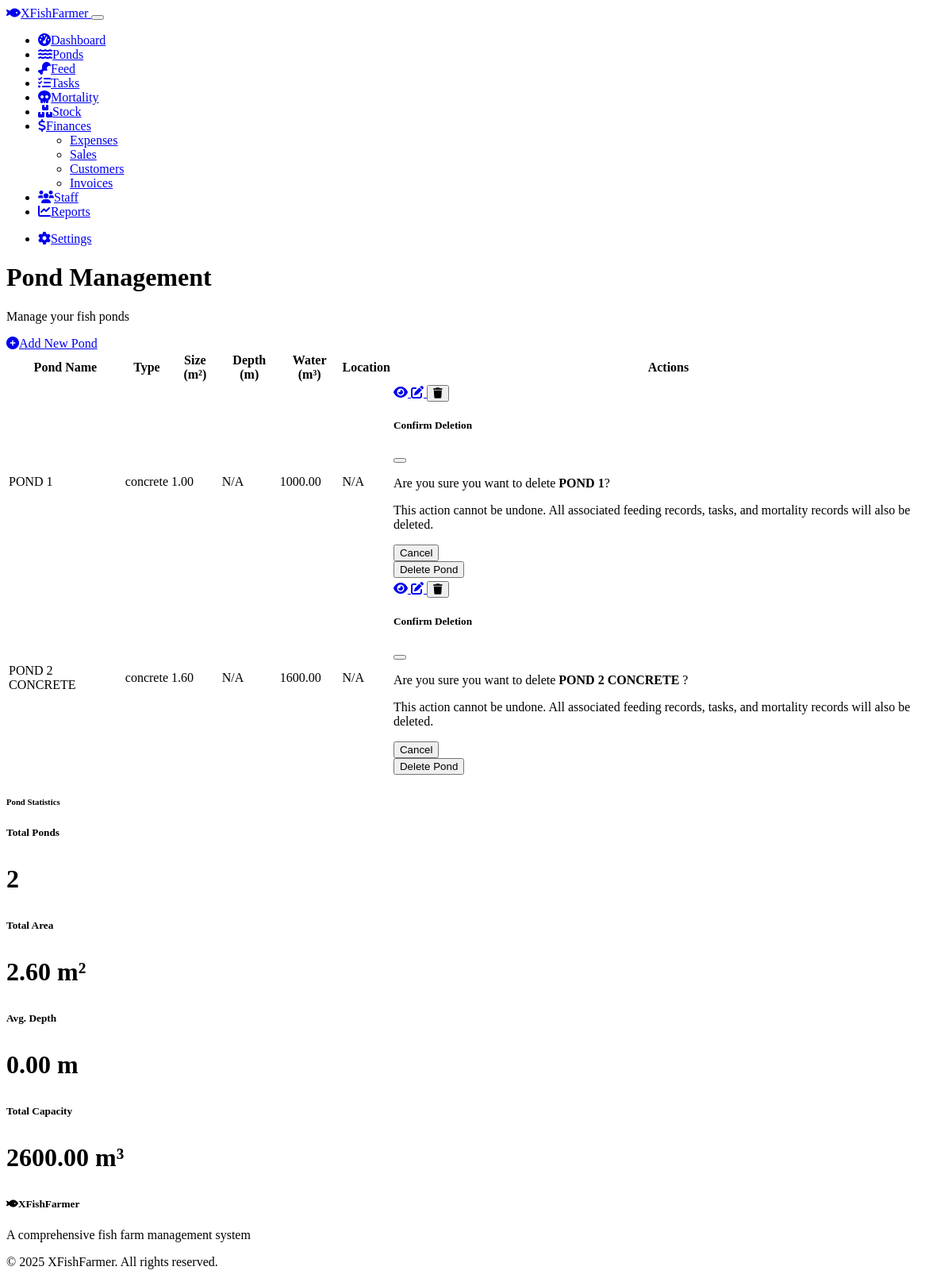
Screenshot of /ponds with the database file from the repository.
### models.py (models this page shows, shortened)
class Pond(db.Model):
    id = db.Column(db.Integer, primary_key=True)
    name = db.Column(db.String(100), nullable=False)
    size = db.Column(db.Float, nullable=False)  # Size in square meters
    water_capacity = db.Column(db.Float, nullable=False)  # Capacity in liters
    depth = db.Column(db.Float, nullable=True)  # Depth in meters
    pond_type = db.Column(db.String(50), nullable=False)  # e.g., freshwater, saltwater
    location = db.Column(db.String(100), nullable=True)
    notes = db.Column(db.Text, nullable=True)
    date_created = db.Column(db.DateTime, default=datetime.utcnow)
    date_updated = db.Column(db.DateTime, default=datetime.utcnow, onupdate=datetime.utcnow)
    feeds = db.relationship('Feed', backref='pond', lazy=True, cascade="all, delete-orphan")
    tasks = db.relationship('Task', backref='pond', lazy=True, cascade="all, delete-orphan")
    mortalities = db.relationship('Mortality', backref='pond', lazy=True, cascade="all, delete-orphan")
    stocks = db.relationship('Stock', backref='pond', lazy=True, cascade="all, delete-orphan")

### routes.py (the view)
@app.route('/ponds')
def ponds():
    ponds = Pond.query.all()
    return render_template('ponds/index.html', ponds=ponds)

### templates/ponds/index.html (shortened to what this page needs)
{% extends "layout.html" %}
{% block page_title %}Pond Management{% endblock %}
{% block content %}
<div class="row mb-4">
    <div class="col-12">
        <div class="d-flex justify-content-between align-items-center">
            <p class="lead">Manage your fish ponds</p>
            <a href="{{ url_for('create_pond') }}" class="btn btn-primary">
                <i class="fas fa-plus-circle me-2"></i>Add New Pond
            </a>
        </div>
    </div>
</div>
<div class="row">
    <div class="col-12">
        <div class="card shadow">
            <div class="card-body">
                {% if ponds %}
                <div class="table-responsive">
                    <table class="table table-hover">
                        <thead>
                            <tr>
                                <th>Pond Name</th>
                                <th>Type</th>
                                <th>Size (m²)</th>
                                <th>Depth (m)</th>
                                <th>Water (m³)</th>
                                <th>Location</th>
                                <th>Actions</th>
                            </tr>
                        </thead>
                        <tbody>
                            {% for pond in ponds %}
                            <tr>
                                <td>{{ pond.name }}</td>
                                <td>{{ pond.pond_type }}</td>
                                <td>{{ "%.2f"|format(pond.size) }}</td>
                                <td>{{ "%.2f"|format(pond.depth) if pond.depth else "N/A" }}</td>
                                <td>{{ "%.2f"|format(pond.water_capacity) }}</td>
                                <td>{{ pond.location or "N/A" }}</td>
                                <td>
                                    <div class="btn-group">
                                        <a href="{{ url_for('view_pond', pond_id=pond.id) }}" class="btn btn-sm btn-info">
                                            <i class="fas fa-eye"></i>
                                        </a>
                                        <a href="{{ url_for('edit_pond', pond_id=pond.id) }}" class="btn btn-sm btn-warning">
                                            <i class="fas fa-edit"></i>
                                        </a>
                                        <button type="button" class="btn btn-sm btn-danger" data-bs-toggle="modal" data-bs-target="#deletePondModal{{ pond.id }}">
                                            <i class="fas fa-trash"></i>
                                        </button>
                                    </div>
                                    <div class="modal fade" id="deletePondModal{{ pond.id }}" tabindex="-1" aria-labelledby="deletePondModalLabel{{ pond.id }}" aria-hidden="true">
                                        <div class="modal-dialog">
                                            <div class="modal-content">
                                                <div class="modal-header">
                                                    <h5 class="modal-title" id="deletePondModalLabel{{ pond.id }}">Confirm Deletion</h5>
                                                    <button type="button" class="btn-close" data-bs-dismiss="modal" aria-label="Close"></button>
                                                </div>
                                                <div class="modal-body">
                                                    <p>Are you sure you want to delete <strong>{{ pond.name }}</strong>?</p>
                                                    <p class="text-danger">This action cannot be undone. All associated feeding records, tasks, and mortality records will also be deleted.</p>
                                                </div>
                                                <div class="modal-footer">
                                                    <button type="button" class="btn btn-secondary" data-bs-dismiss="modal">Cancel</button>
                                                    <form action="{{ url_for('delete_pond', pond_id=pond.id) }}" method="POST">
                                                        <button type="submit" class="btn btn-danger">Delete Pond</button>
                                                    </form>
                                                </div>
                                            </div>
                                        </div>
                                    </div>
                                </td>
                            </tr>
                            {% endfor %}
                        </tbody>
                    </table>
                </div>
                {% endif %}
            </div>
        </div>
    </div>
</div>
{% if ponds %}
<div class="row mt-4">
    <div class="col-12">
        <div class="card shadow">
            <div class="card-header py-3">
                <h6 class="m-0 font-weight-bold">Pond Statistics</h6>
            </div>
            <div class="card-body">
                <div class="row g-4">
                    <div class="col-md-3">
                        <div class="card text-center">
                            <div class="card-body">
                                <h5 class="card-title">Total Ponds</h5>
                                <p class="stat-value">{{ ponds|length }}</p>
                            </div>
                        </div>
                    </div>
                    <div class="col-md-3">
                        <div class="card text-center">
                            <div class="card-body">
                                <h5 class="card-title">Total Area</h5>
                                <p class="stat-value">{{ "%.2f"|format(ponds|sum(attribute='size')) }} m²</p>
                            </div>
                        </div>
                    </div>
                    <div class="col-md-3">
                        <div class="card text-center">
                            <div class="card-body">
                                <h5 class="card-title">Avg. Depth</h5>
                                <p class="stat-value">
                                    {% set total_depth = 0 %}
                                    {% for pond in ponds %}
                                        {% if pond.depth %}
                                            {% set total_depth = total_depth + pond.depth %}
                                        {% endif %}
                                    {% endfor %}
                                    {{ "%.2f"|format(total_depth / ponds|length) if ponds|length > 0 else "N/A" }} m</p>
                            </div>
                        </div>
                    </div>
                    <div class="col-md-3">
                        <div class="card text-center">
                            <div class="card-body">
                                <h5 class="card-title">Total Capacity</h5>
                                <p class="stat-value">{{ "%.2f"|format(ponds|sum(attribute='water_capacity')) }} m³</p>
                            </div>
                        </div>
                    </div>
                </div>
            </div>
        </div>
    </div>
</div>
{% endif %}
{% endblock %}

### static/css/custom.css (style rules this page uses)
.table-responsive { overflow-x: auto; -webkit-overflow-scrolling: touch; }
.stat-value { font-size: 2rem; font-weight: bold; }

### rows the page displays
Pond: name "POND 1", pond_type "concrete", size "1.00", depth "N/A", water_capacity "1000.00", location "N/A"
Pond: name "POND 2 CONCRETE", pond_type "concrete", size "1.60", depth "N/A", water_capacity "1600.00", location "N/A"

### other values shown
{{ ponds|length }} "2"
{{ "%.2f"|format(ponds|sum(attribute='size')) }} "2.60"
{{ "%.2f"|format(ponds|sum(attribute='water_capacity')) }} "2600.00"
